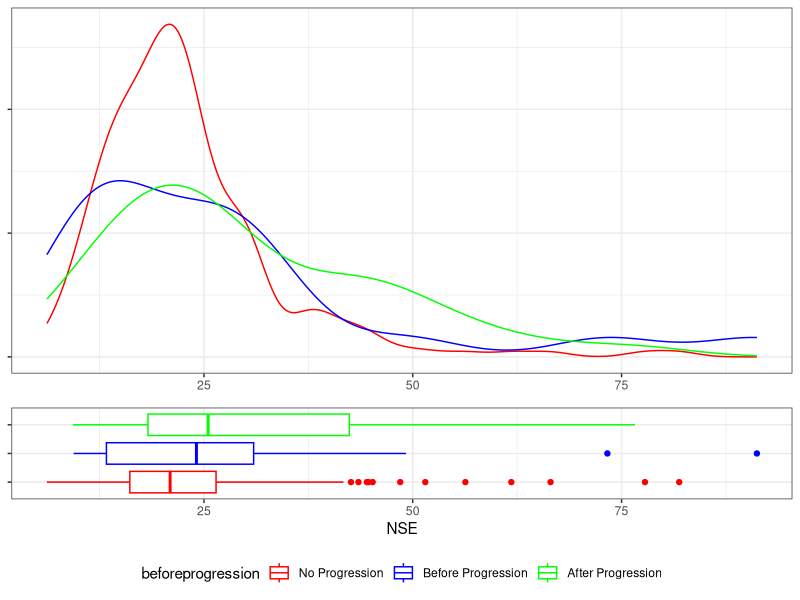
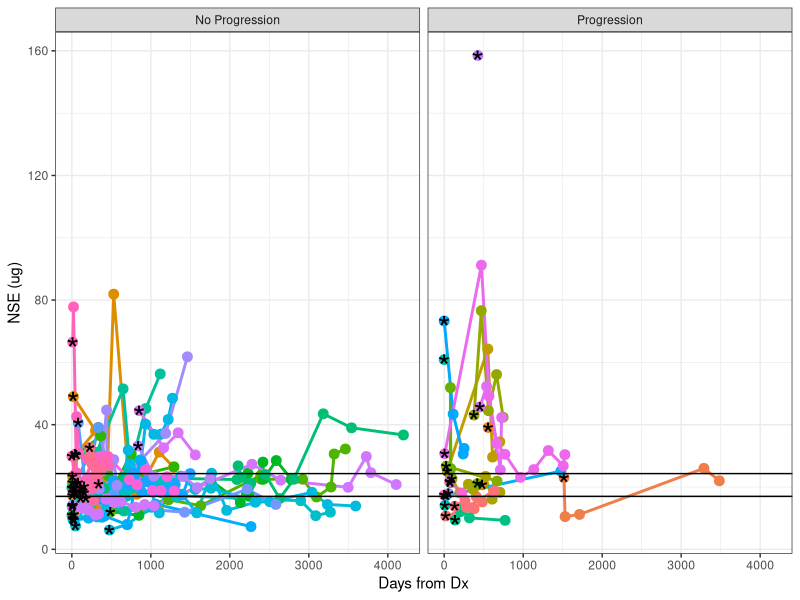
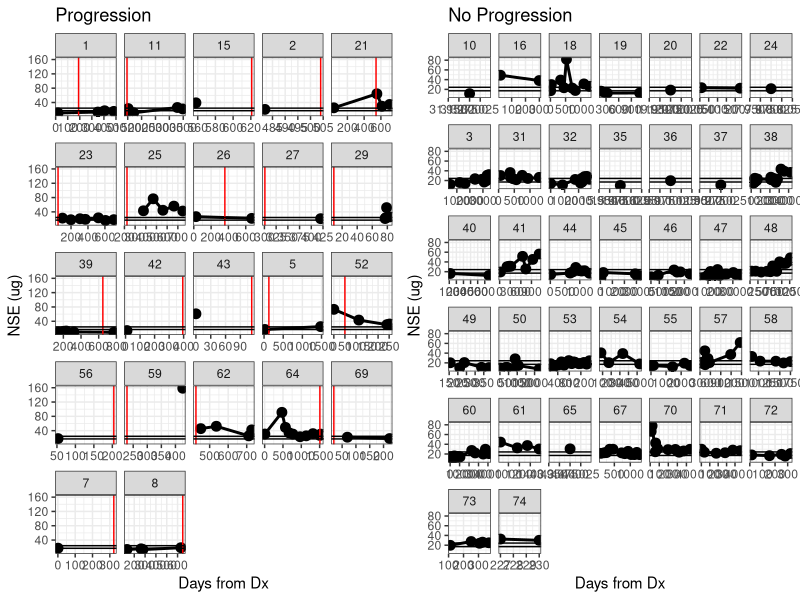
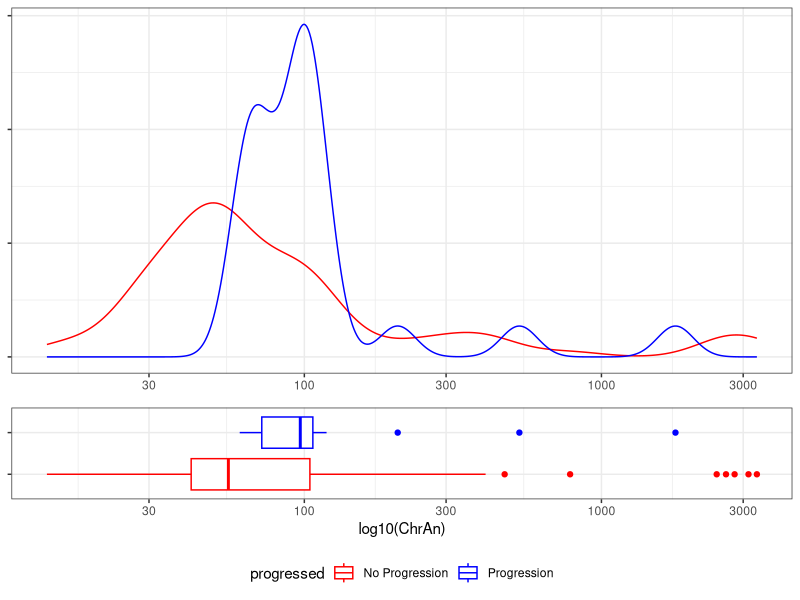
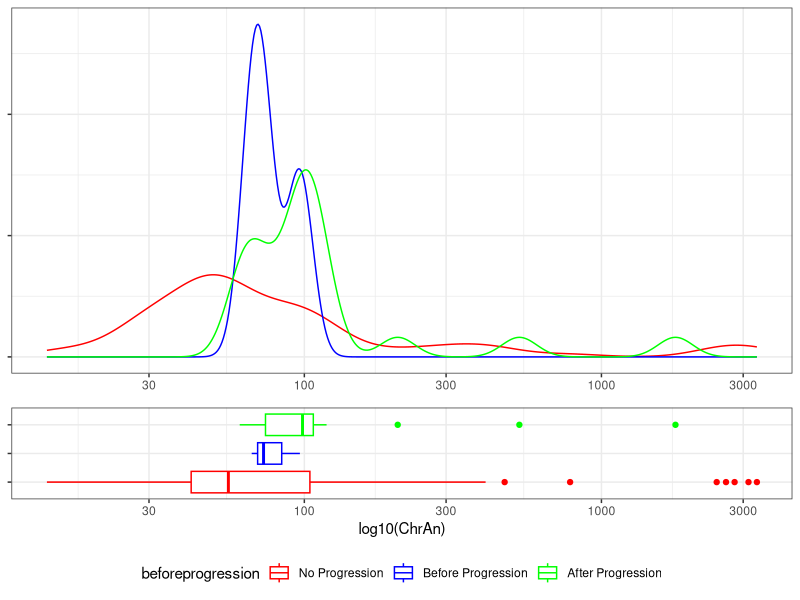

Generate these figures, in order, with R:
## ---- chunk 1
library(ggplot2)
library(reshape)
library(plyr)
library(RColorBrewer)
library(knitr)
library(xtable)
library(gridExtra)

options(xtable.type="html", xtable.caption.placement="top", xtable.include.row.names=FALSE)
opts_chunk$set(comment=NA, echo=FALSE, warning=FALSE, message=FALSE, error=FALSE, fig.width=10, fig.height=5)

## ---- chunk 2

data <- read.csv("data/2014-06-03_NSE_ChrA_all.csv",
                 colClasses=c("factor", "character", "numeric", "numeric", "numeric"))

metadata <- read.csv("data/2014-06-03_MCC_Dx_Px_dates.csv")

metadata.cols <- c("id", "mccdxdat", "progfree", "firstprg")
metadata.use <- metadata[, metadata.cols]
metadata.use[metadata.use == ""] <- NA

data.merge <- merge(data, metadata.use, by.x="PtNum", by.y="id")

data.merge <- transform(data.merge,
                        Date=as.Date(Date, format="%m/%d/%Y"),
                        mccdxdat=as.Date(mccdxdat, format="%m/%d/%Y"),
                        progfree=as.Date(progfree, format="%m/%d/%Y"),
                        firstprg=as.Date(firstprg, format="%m/%d/%Y"))

data.merge <- transform(data.merge,
                        DateDays=difftime(Date, mccdxdat, units="days"),
                        
                        progfreedays=ifelse(is.na(progfree),
                                            difftime(firstprg, mccdxdat, units="days"),
                                            difftime(progfree, mccdxdat, unit="days")),
                        
                        firstprgdays=difftime(firstprg, mccdxdat, units="days"),
                        
                        DateWeeks=difftime(Date, mccdxdat, units="weeks"),

                        progfreeweeks=ifelse(is.na(progfree),
                                             difftime(firstprg, mccdxdat, units="weeks"),
                                             difftime(progfree, mccdxdat, unit="weeks")),
                        
                        progressed=factor(is.na(firstprg),
                                           levels=c(TRUE, FALSE),
                                           labels=c("No Progression", "Progression"),
                                           ordered=TRUE)
                        )

beforeprogression <- with(data.merge, Date <= firstprg)
beforeprogression[is.na(beforeprogression)] <- "No Progression"

data.merge$beforeprogression <- factor(beforeprogression,
                                       levels=c("No Progression", TRUE, FALSE),
                                       labels=c("No Progression", "Before Progression", "After Progression"),
                                       ordered=TRUE)

head(data.merge[, c("beforeprogression", "progressed", "progfree", "firstprg", "firstprgdays")])

## ---- chunk 3
nse.cutpoints <- data.frame(y=c(17, 24.3))

pointspersample <- ddply(data.merge, .(PtNum), nrow)
samples.keep <- subset(pointspersample, V1 > 3)$PtNum
# samples.keep <- c(18, 31, 38, 53, 64, 8)

plot.data <- subset(data.merge, !is.na(NSE) & as.numeric(DateDays) >= 0 & PtNum %in% samples.keep)

p1 <- ggplot(plot.data, aes(x=NSE, group=beforeprogression, color=beforeprogression))
p1 <-p1 + geom_density()
p1 <- p1 + scale_color_manual(values=c("red", "blue", "green"))
p1 <- p1 + theme_bw()
p1 <- p1 + theme(axis.text.y=element_blank(), axis.title.y=element_blank(),
                 axis.title.x=element_blank(), legend.position="none")

p2 <- ggplot(plot.data, aes(y=NSE, x=beforeprogression, color=beforeprogression))
p2 <-p2 + geom_boxplot()
p2 <- p2 + scale_color_manual(values=c("red", "blue", "green"))
p2 <- p2 + coord_flip()

p2 <- p2 + theme_bw()
p2 <- p2 + theme(axis.text.y=element_blank(), axis.title.y=element_blank(), legend.position="bottom")

grid.arrange(p1, p2, nrow=2, heights = unit(c(2,1), "null"))
## ---- chunk 4
nse.cutpoints <- data.frame(y=c(17, 24.3))

# pointspersample <- ddply(data.merge, .(PtNum), nrow)
# samples.keep <- subset(pointspersample, V1 > 3)$PtNum
# samples.keep <- c(18, 31, 38, 53, 64, 8)
samples.keep <- metadata$id

plot.data <- subset(data.merge, !is.na(NSE) & as.numeric(DateDays) >= 0 & PtNum %in% samples.keep)

p <- ggplot(plot.data, aes(x=as.numeric(DateDays), y=NSE, group=PtNum))
p <- p + geom_line(aes(color=PtNum), size=1)
p <- p + geom_point(aes(color=PtNum), size=3)
# p <- p + facet_wrap(~ PtNum)

# Get the first point to highlight
min.plot.data <- ddply(plot.data, .(PtNum), function(x) x[which(min(x$Date) == x$Date), ])
p <- p + geom_point(data=min.plot.data, aes(x=as.numeric(DateDays), y=NSE, group=PtNum), shape="*", size=8)

# Draw cutpoints
p <- p + geom_hline(data=nse.cutpoints, aes(yintercept=y))

p <- p + facet_grid(~ progressed)

p <- p + labs(x="Days from Dx", y="NSE (ug)")
p <- p + theme_bw()
p <- p + theme(legend.position="none")
print(p)
## ---- chunk 5

plot.nse <- function(plot.data, nsecutpoints, title=NA, ...) {
p <- ggplot(plot.data, aes(x=as.numeric(DateDays), y=NSE, group=PtNum))
p <- p + geom_line(size=1)
p <- p + geom_point( size=3)

# mark the date of progression, if it exists
prog.data <- unique(subset(plot.data, !is.na(firstprgdays))[, c("PtNum", "firstprgdays")])
p <- p + geom_vline(data=prog.data, aes(xintercept=as.numeric(firstprgdays)), color="red")
# p <- p + geom_point(data=min.plot.data, aes(x=as.numeric(DateDays), y=NSE, group=PtNum), shape="*", size=8, color="red")

# Draw cutpoints
p <- p + geom_hline(data=nse.cutpoints, aes(yintercept=y))

p <- p + facet_wrap(~ PtNum, scale="free_x")
p <- p + labs(x="Days from Dx", y="NSE (ug)", title=title)

p <- p + theme_bw()
p <- p + theme(legend.position="none")

p

}

## ---- chunk 6
# pointspersample <- ddply(data.merge, .(PtNum), nrow)
# samples.keep <- subset(pointspersample, V1 > 3)$PtNum
# samples.keep <- c(18, 31, 38, 53, 64, 8)
samples.keep <- metadata$id
plot.data <- subset(data.merge, !is.na(NSE) & as.numeric(DateDays) >= 0 & PtNum %in% samples.keep)

p.progressed <- plot.nse(subset(plot.data, progressed == "Progression"), nse.cutpoints, title="Progression")
p.noprogressed <- plot.nse(subset(plot.data, progressed == "No Progression"), nse.cutpoints, title="No Progression")

grid.arrange(p.progressed, p.noprogressed, ncol=2)

## ---- chunk 7
# Change the ChrA levels to factors
chra.old.cutpoints <- c(0, 25, 53.75, 1000)
chra.new.cutpoints <- c(0, 84.7, 105.65, 1000)

data.merge.chra <- transform(data.merge,
                             ChrAo.cut=cut(ChrAo, breaks=chra.old.cutpoints, 
                                           labels=c("WNL", "above normal", "high"),
                                           ordered_result=TRUE),
                             ChrAn.cut=cut(ChrAn, breaks=chra.new.cutpoints,
                                           labels=c("WNL", "above normal", "high"),
                                           ordered_result=TRUE)
                             )

## ---- chunk 8
tbl <- with(data.merge.chra, table(ChrAo.cut, ChrAn.cut, useNA='always'))

rownames(tbl)[nrow(tbl)] <- "NA"
colnames(tbl)[ncol(tbl)] <- "NA"

xtbl <- xtable(tbl, include.rownames=FALSE)

print(xtbl)

## ---- chunk 9
#pointspersample <- ddply(data.merge, .(PtNum), function (x) sum(!is.na(x$ChrAn)))
# samples.keep <- subset(pointspersample, V1 > 3)$PtNum
# samples.keep <- c(18, 31, 38, 53, 64, 8)
samples.keep <- metadata$id

plot.data <- subset(data.merge, !is.na(ChrAn) & as.numeric(DateDays) >= 0 & PtNum %in% samples.keep)

p1 <- ggplot(plot.data, aes(x=ChrAn, group=progressed, color=progressed))
p1 <-p1 + geom_density()
p1 <- p1 + scale_x_log10()
p1 <- p1 + scale_color_manual(values=c("red", "blue", "green"))
p1 <- p1 + theme_bw()
p1 <- p1 + theme(axis.text.y=element_blank(), axis.title.y=element_blank(),
                 axis.title.x=element_blank(), legend.position="none")

p2 <- ggplot(plot.data, aes(y=ChrAn, x=progressed, color=progressed))
p2 <- p2 + scale_y_log10()
p2 <-p2 + geom_boxplot()
p2 <- p2 + scale_color_manual(values=c("red", "blue", "green"))
p2 <- p2 + coord_flip()

p2 <- p2 + theme_bw()
p2 <- p2 + theme(axis.text.y=element_blank(), axis.title.y=element_blank(), legend.position="bottom")
p2 <- p2 + labs(y="log10(ChrAn)")

grid.arrange(p1, p2, nrow=2, heights = unit(c(2,1), "null"))
## ---- chunk 10
tbl <- ddply(data.merge, .(beforeprogression), function(x) median(x$ChrAn, na.rm=TRUE))
colnames(tbl) <- c("Progression status", "ChrAn")
# tbl <- tbl[1:3, ]
xtbl <- xtable(tbl)
print(xtbl)
## ---- chunk 11
#pointspersample <- ddply(data.merge, .(PtNum), function (x) sum(!is.na(x$ChrAn)))
# samples.keep <- subset(pointspersample, V1 > 3)$PtNum
# samples.keep <- c(18, 31, 38, 53, 64, 8)
samples.keep <- metadata$id

plot.data <- subset(data.merge, !is.na(ChrAn) & as.numeric(DateDays) >= 0 & PtNum %in% samples.keep)

p1 <- ggplot(plot.data, aes(x=ChrAn, group=beforeprogression, color=beforeprogression))
p1 <-p1 + geom_density()
p1 <- p1 + scale_x_log10()
p1 <- p1 + scale_color_manual(values=c("red", "blue", "green"))
p1 <- p1 + theme_bw()
p1 <- p1 + theme(axis.text.y=element_blank(), axis.title.y=element_blank(),
                 axis.title.x=element_blank(), legend.position="none")

p2 <- ggplot(plot.data, aes(y=ChrAn, x=beforeprogression, color=beforeprogression))
p2 <- p2 + scale_y_log10()
p2 <-p2 + geom_boxplot()
p2 <- p2 + scale_color_manual(values=c("red", "blue", "green"))
p2 <- p2 + coord_flip()

p2 <- p2 + theme_bw()
p2 <- p2 + theme(axis.text.y=element_blank(), axis.title.y=element_blank(), legend.position="bottom")
p2 <- p2 + labs(y="log10(ChrAn)")

grid.arrange(p1, p2, nrow=2, heights = unit(c(2,1), "null"))
